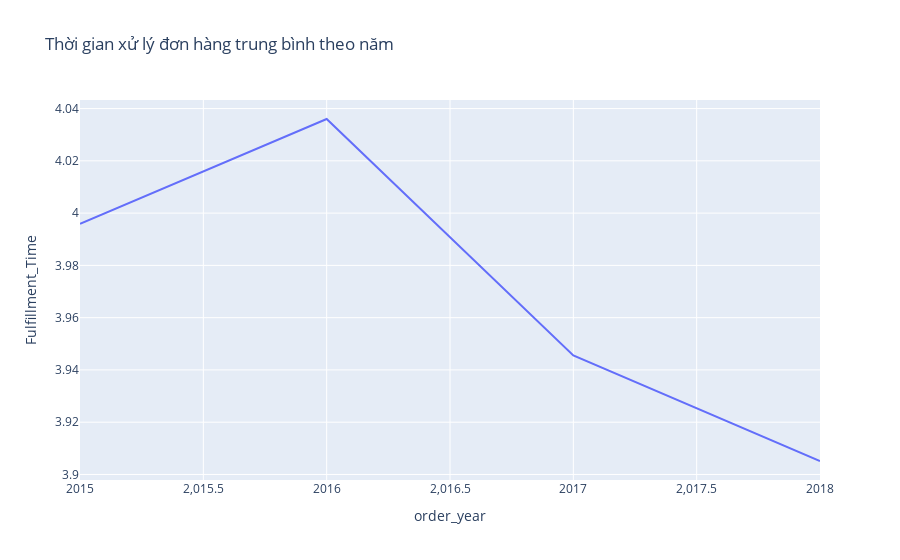

Source (notebook cell):
### Markdown cell above
**Thời gian hoàn thành đơn hàng trung bình theo từng năm**

### Code cell
yearly_stats = raw_data.groupby('order_year')['Fulfillment_Time'].mean()

fig = px.line(yearly_stats.reset_index(), x='order_year', y='Fulfillment_Time', title='Thời gian xử lý đơn hàng trung bình theo năm')
fig.show()

### Figure 1 — Plotly figure (JSON) as saved in the notebook; plotly's stock layout.template omitted (floating-point values rounded to 4 significant figures)
{"data": [{"hovertemplate": "order_year=%{x}<br>Fulfillment_Time=%{y}<extra></extra>", "legendgroup": "", "line": {"color": "#636efa", "dash": "solid"}, "marker": {"symbol": "circle"}, "mode": "lines", "name": "", "orientation": "v", "showlegend": false, "type": "scatter", "x": [2015, 2016, 2017, 2018], "xaxis": "x", "y": [3.996, 4.036, 3.946, 3.905], "yaxis": "y"}], "layout": {"legend": {"tracegroupgap": 0}, "title": {"text": "Thời gian xử lý đơn hàng trung bình theo năm"}, "xaxis": {"anchor": "y", "domain": [0, 1], "title": {"text": "order_year"}}, "yaxis": {"anchor": "x", "domain": [0, 1], "title": {"text": "Fulfillment_Time"}}}}
